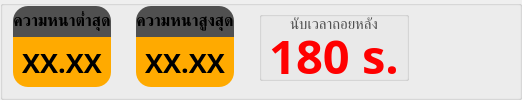
               <widget class="QGroupBox" name="timeout_main_group">
                <property name="minimumSize">
                 <size>
                  <width>0</width>
                  <height>100</height>
                 </size>
                </property>
                <property name="maximumSize">
                 <size>
                  <width>16777215</width>
                  <height>100</height>
                 </size>
                </property>
                <property name="styleSheet">
                 <string notr="true">#summary_min_thickness, #summary_max_thickness {
	background-color: rgb(255, 170, 0);
	border-bottom-left-radius: 15px;
	border-bottom-right-radius: 15px;
}

#summary_min_thickness_label, #summary_max_thickness_label {
	background-color: rgb(80, 80, 80);
	border-top-left-radius: 15px;
	border-top-right-radius: 15px;
}</string>
                </property>
                <layout class="QHBoxLayout" name="horizontalLayout_59">
                 <property name="spacing">
                  <number>25</number>
                 </property>
                 <property name="leftMargin">
                  <number>10</number>
                 </property>
                 <property name="topMargin">
                  <number>0</number>
                 </property>
                 <property name="rightMargin">
                  <number>20</number>
                 </property>
                 <property name="bottomMargin">
                  <number>10</number>
                 </property>
                 <item>
                  <widget class="QFrame" name="thickness_min_frame">
                   <property name="maximumSize">
                    <size>
                     <width>200</width>
                     <height>16777215</height>
                    </size>
                   </property>
                   <property name="layoutDirection">
                    <enum>Qt::LayoutDirection::LeftToRight</enum>
                   </property>
                   <property name="styleSheet">
                    <string notr="true"/>
                   </property>
                   <layout class="QVBoxLayout" name="verticalLayout_23">
                    <property name="spacing">
                     <number>0</number>
                    </property>
                    <property name="leftMargin">
                     <number>0</number>
                    </property>
                    <property name="topMargin">
                     <number>0</number>
                    </property>
                    <property name="rightMargin">
                     <number>0</number>
                    </property>
                    <property name="bottomMargin">
                     <number>0</number>
                    </property>
                    <item>
                     <widget class="QLabel" name="summary_min_thickness_label">
                      <property name="font">
                       <font>
                        <family>Kanit</family>
                        <pointsize>12</pointsize>
                        <bold>true</bold>
                       </font>
                      </property>
                      <property name="layoutDirection">
                       <enum>Qt::LayoutDirection::LeftToRight</enum>
                      </property>
                      <property name="autoFillBackground">
                       <bool>false</bool>
                      </property>
                      <property name="styleSheet">
                       <string notr="true"/>
                      </property>
                      <property name="text">
                       <string>ความหนาต่ำสุด</string>
                      </property>
                      <property name="alignment">
                       <set>Qt::AlignmentFlag::AlignCenter</set>
                      </property>
                     </widget>
                    </item>
                    <item>
                     <widget class="QLabel" name="summary_min_thickness">
                      <property name="minimumSize">
                       <size>
                        <width>0</width>
                        <height>50</height>
                       </size>
                      </property>
                      <property name="maximumSize">
                       <size>
                        <width>16777215</width>
                        <height>50</height>
                       </size>
                      </property>
                      <property name="font">
                       <font>
                        <family>Kanit</family>
                        <pointsize>20</pointsize>
                        <bold>true</bold>
                       </font>
                      </property>
                      <property name="styleSheet">
                       <string notr="true"/>
                      </property>
                      <property name="text">
                       <string>XX.XX</string>
                      </property>
                      <property name="alignment">
                       <set>Qt::AlignmentFlag::AlignCenter</set>
                      </property>
                     </widget>
                    </item>
                   </layout>
                  </widget>
                 </item>
                 <item>
                  <widget class="QFrame" name="thickness_max_frame">
                   <property name="maximumSize">
                    <size>
                     <width>200</width>
                     <height>16777215</height>
                    </size>
                   </property>
                   <property name="layoutDirection">
                    <enum>Qt::LayoutDirection::LeftToRight</enum>
                   </property>
                   <property name="styleSheet">
                    <string notr="true"/>
                   </property>
                   <layout class="QVBoxLayout" name="verticalLayout_24">
                    <property name="spacing">
                     <number>0</number>
                    </property>
                    <property name="leftMargin">
                     <number>0</number>
                    </property>
                    <property name="topMargin">
                     <number>0</number>
                    </property>
                    <property name="rightMargin">
                     <number>0</number>
                    </property>
                    <property name="bottomMargin">
                     <number>0</number>
                    </property>
                    <item>
                     <widget class="QLabel" name="summary_max_thickness_label">
                      <property name="font">
                       <font>
                        <family>Kanit</family>
                        <pointsize>12</pointsize>
                        <bold>true</bold>
                       </font>
                      </property>
                      <property name="layoutDirection">
                       <enum>Qt::LayoutDirection::LeftToRight</enum>
                      </property>
                      <property name="autoFillBackground">
                       <bool>false</bool>
                      </property>
                      <property name="styleSheet">
                       <string notr="true"/>
                      </property>
                      <property name="text">
                       <string>ความหนาสูงสุด</string>
                      </property>
                      <property name="alignment">
                       <set>Qt::AlignmentFlag::AlignCenter</set>
                      </property>
                     </widget>
                    </item>
                    <item>
                     <widget class="QLabel" name="summary_max_thickness">
                      <property name="minimumSize">
                       <size>
                        <width>0</width>
                        <height>50</height>
                       </size>
                      </property>
                      <property name="maximumSize">
                       <size>
                        <width>16777215</width>
                        <height>50</height>
                       </size>
                      </property>
                      <property name="font">
                       <font>
                        <family>Kanit</family>
                        <pointsize>20</pointsize>
                        <bold>true</bold>
                       </font>
                      </property>
                      <property name="styleSheet">
                       <string notr="true"/>
                      </property>
                      <property name="text">
                       <string>XX.XX</string>
                      </property>
                      <property name="alignment">
                       <set>Qt::AlignmentFlag::AlignCenter</set>
                      </property>
                     </widget>
                    </item>
                   </layout>
                  </widget>
                 </item>
                 <item>
                  <widget class="QGroupBox" name="timeout_group">
                   <property name="minimumSize">
                    <size>
                     <width>150</width>
                     <height>0</height>
                    </size>
                   </property>
                   <property name="maximumSize">
                    <size>
                     <width>150</width>
                     <height>70</height>
                    </size>
                   </property>
                   <property name="font">
                    <font>
                     <pointsize>1</pointsize>
                    </font>
                   </property>
                   <layout class="QVBoxLayout" name="verticalLayout_26">
                    <property name="spacing">
                     <number>0</number>
                    </property>
                    <property name="leftMargin">
                     <number>0</number>
                    </property>
                    <property name="topMargin">
                     <number>0</number>
                    </property>
                    <property name="rightMargin">
                     <number>0</number>
                    </property>
                    <property name="bottomMargin">
                     <number>0</number>
                    </property>
                    <item>
                     <widget class="QLabel" name="timeout_title">
                      <property name="font">
                       <font>
                        <family>Kanit</family>
                        <pointsize>11</pointsize>
                       </font>
                      </property>
                      <property name="styleSheet">
                       <string notr="true">color: rgb(80, 80, 80);</string>
                      </property>
                      <property name="text">
                       <string>นับเวลาถอยหลัง</string>
                      </property>
                      <property name="alignment">
                       <set>Qt::AlignmentFlag::AlignCenter</set>
                      </property>
                     </widget>
                    </item>
                    <item>
                     <widget class="QLabel" name="timeout">
                      <property name="font">
                       <font>
                        <family>Kanit</family>
                        <pointsize>35</pointsize>
                        <bold>true</bold>
                       </font>
                      </property>
                      <property name="styleSheet">
                       <string notr="true">color: rgb(255, 0, 0);</string>
                      </property>
                      <property name="text">
                       <string>180 s.</string>
                      </property>
                      <property name="alignment">
                       <set>Qt::AlignmentFlag::AlignCenter</set>
                      </property>
                     </widget>
                    </item>
                   </layout>
                  </widget>
                 </item>
                 <item>
                  <widget class="QPushButton" name="button_exit_program">
                   <property name="minimumSize">
                    <size>
                     <width>65</width>
                     <height>65</height>
                    </size>
                   </property>
                   <property name="maximumSize">
                    <size>
                     <width>65</width>
                     <height>65</height>
                    </size>
                   </property>
                   <property name="cursor">
                    <cursorShape>PointingHandCursor</cursorShape>
                   </property>
                   <property name="styleSheet">
                    <string notr="true">border: none;</string>
                   </property>
                   <property name="text">
                    <string/>
                   </property>
                   <property name="icon">
                    <iconset resource="resource.qrc">
                     <normaloff>:/assets/icon/exit.png</normaloff>:/assets/icon/exit.png</iconset>
                   </property>
                   <property name="iconSize">
                    <size>
                     <width>60</width>
                     <height>60</height>
                    </size>
                   </property>
                  </widget>
                 </item>
                </layout>
               </widget>
